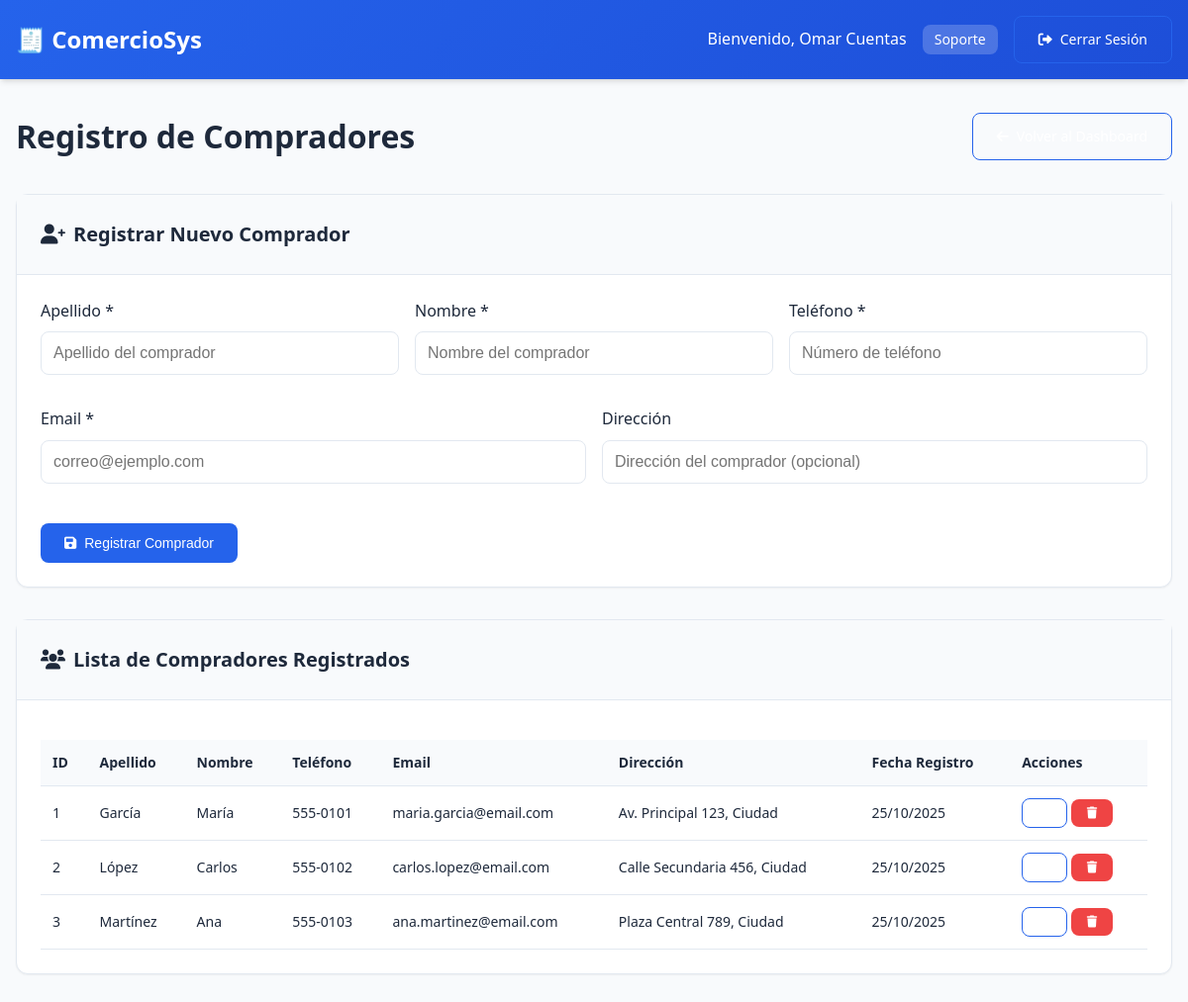
Screenshot of /usuarios.php (signed in) with the database file from the repository.
### tables this page shows
CREATE TABLE IF NOT EXISTS compradores (
    id INT AUTO_INCREMENT PRIMARY KEY,
    apellido VARCHAR(50) NOT NULL,
    nombre VARCHAR(50) NOT NULL,
    telefono VARCHAR(20),
    email VARCHAR(100) UNIQUE,
    direccion TEXT,
    fecha_registro TIMESTAMP DEFAULT CURRENT_TIMESTAMP,
    activo BOOLEAN DEFAULT TRUE
);

### includes/auth.php (called while the page is built, shortened)
<?php
function isLoggedIn() {
    return isset($_SESSION['user_id']) && !empty($_SESSION['user_id']);
}
function getCurrentUser() {
    return [
        'id' => $_SESSION['user_id'],
        'nombre' => $_SESSION['user_name'],
        'apellido' => $_SESSION['user_apellido'],
        'nick' => $_SESSION['user_nick'],
        'rol' => $_SESSION['user_role']
    ];
}
?>

### includes/functions.php (called while the page is built, shortened)
<?php
function getAllCompradores() {
    $conn = getDBConnection();
    $stmt = $conn->prepare("SELECT * FROM compradores ORDER BY apellido, nombre");
    $stmt->execute();
    $result = $stmt->get_result();
    $compradores = [];
    while ($row = $result->fetch_assoc()) {
        $compradores[] = $row;
    }
    return $compradores;
}
?>

### usuarios.php (the view, shortened to what this page needs)
<?php
require_once 'includes/auth.php';
require_once 'includes/functions.php';
$user = getCurrentUser();
$compradores = getAllCompradores();
$comprador_editar = null;
?>
<!DOCTYPE html>
<html lang="es">
<head>
    <link rel="stylesheet" href="css/style.css">
    <link href="https://cdnjs.cloudflare.com/ajax/libs/font-awesome/6.0.0/css/all.min.css" rel="stylesheet">
</head>
<body>
    <header class="header">
        <div class="header-content">
            <h1>🧾 ComercioSys</h1>
            <div class="user-info">
                <span>Bienvenido, <?php echo htmlspecialchars($user['nombre'] . ' ' . $user['apellido']); ?></span>
                <span class="user-role"><?php echo htmlspecialchars($user['rol']); ?></span>
                <a href="logout.php" class="btn btn-outline">
                    <i class="fas fa-sign-out-alt"></i>
                    Cerrar Sesión
                </a>
            </div>
        </div>
    </header>
    <main class="main-content">
        <div class="container">
            <div class="page-header">
                <h2>Registro de Compradores</h2>
                <div class="page-actions">
                    <a href="dashboard.php" class="btn btn-outline">
                        <i class="fas fa-arrow-left"></i>
                    </a>
                </div>
            </div>
            <div class="card">
                <div class="card-header">
                    <h3>
                        <i class="fas fa-user-plus"></i>
                        <?php echo $comprador_editar ? 'Editar Comprador' : 'Registrar Nuevo Comprador'; ?>
                    </h3>
                </div>
                <div class="card-body">
                    <form method="POST" id="comprador-form">
                        <div class="form-row">
                            <div class="form-group">
                                <label for="apellido">Apellido *</label>
                                <input type="text" id="apellido" name="apellido" required
                                       value="<?php echo htmlspecialchars($comprador_editar['apellido'] ?? ''); ?>"
                                       placeholder="Apellido del comprador">
                            </div>
                            <div class="form-group">
                                <label for="nombre">Nombre *</label>
                                <input type="text" id="nombre" name="nombre" required
                                       value="<?php echo htmlspecialchars($comprador_editar['nombre'] ?? ''); ?>"
                                       placeholder="Nombre del comprador">
                            </div>
                            <div class="form-group">
                                <label for="telefono">Teléfono *</label>
                                <input type="tel" id="telefono" name="telefono" required
                                       value="<?php echo htmlspecialchars($comprador_editar['telefono'] ?? ''); ?>"
                                       placeholder="Número de teléfono">
                            </div>
                        </div>
                        <div class="form-row">
                            <div class="form-group">
                                <label for="email">Email *</label>
                                <input type="email" id="email" name="email" required
                                       value="<?php echo htmlspecialchars($comprador_editar['email'] ?? ''); ?>"
                                       placeholder="correo@ejemplo.com">
                            </div>
                            <div class="form-group">
                                <label for="direccion">Dirección</label>
                                <input type="text" id="direccion" name="direccion"
                                       value="<?php echo htmlspecialchars($comprador_editar['direccion'] ?? ''); ?>"
                                       placeholder="Dirección del comprador (opcional)">
                            </div>
                        </div>
                        <div class="form-actions">
                            <button type="submit" class="btn btn-primary">
                                <i class="fas fa-save"></i>
                                <?php echo $comprador_editar ? 'Actualizar Comprador' : 'Registrar Comprador'; ?>
                            </button>
                        </div>
                    </form>
                </div>
            </div>
            <div class="card">
                <div class="card-header">
                    <h3>
                        <i class="fas fa-users"></i>
                        Lista de Compradores Registrados
                    </h3>
                </div>
                <div class="card-body">
                    <?php if (empty($compradores)): ?>
                        <div class="empty-state">
                            <i class="fas fa-users"></i>
                            <p>No se encontraron compradores registrados</p>
                        </div>
                    <?php else: ?>
                        <div class="table-responsive">
                            <table class="table">
                                <thead>
                                    <tr>
                                        <th>ID</th>
                                        <th>Apellido</th>
                                        <th>Nombre</th>
                                        <th>Teléfono</th>
                                        <th>Email</th>
                                        <th>Dirección</th>
                                        <th>Fecha Registro</th>
                                        <th>Acciones</th>
                                    </tr>
                                </thead>
                                <tbody>
                                    <?php foreach ($compradores as $comprador): ?>
                                        <tr>
                                            <td><?php echo $comprador['id']; ?></td>
                                            <td><?php echo htmlspecialchars($comprador['apellido']); ?></td>
                                            <td><?php echo htmlspecialchars($comprador['nombre']); ?></td>
                                            <td><?php echo htmlspecialchars($comprador['telefono']); ?></td>
                                            <td><?php echo htmlspecialchars($comprador['email']); ?></td>
                                            <td><?php echo htmlspecialchars($comprador['direccion'] ?? 'No especificada'); ?></td>
                                            <td><?php echo date('d/m/Y', strtotime($comprador['fecha_registro'])); ?></td>
                                            <td>
                                                <a href="usuarios.php?action=editar&id=<?php echo $comprador['id']; ?>"
                                                   class="btn btn-sm btn-outline">
                                                    <i class="fas fa-edit"></i>
                                                </a>
                                                <button onclick="eliminarComprador(<?php echo $comprador['id']; ?>)"
                                                        class="btn btn-sm btn-danger">
                                                    <i class="fas fa-trash"></i>
                                                </button>
                                            </td>
                                        </tr>
                                    <?php endforeach; ?>
                                </tbody>
                            </table>
                        </div>
                    <?php endif; ?>
                </div>
            </div>
        </div>
    </main>
</body>
</html>

### css/style.css (style rules this page uses)
:root { --primary-color: #2563eb; --primary-dark: #1d4ed8; --secondary-color: #64748b; --success-color: #10b981; --warning-color: #f59e0b; --error-color: #ef4444; --background-color: #f8fafc; --surface-color: #ffffff; --text-primary: #1e293b; --text-secondary: #64748b; --border-color: #e2e8f0; --shadow-sm: 0 1px 2px 0 rgb(0 0 0 / 0.05); --shadow-md: 0 4px 6px -1px rgb(0 0 0 / 0.1), 0 2px 4px -2px rgb(0 0 0 / 0.1); --shadow-lg: 0 10px 15px -3px rgb(0 0 0 / 0.1), 0 4px 6px -4px rgb(0 0 0 / 0.1); --border-radius: 8px; --border-radius-lg: 12px; --transition: all 0.2s ease-in-out; }
* { margin: 0; padding: 0; box-sizing: border-box; }
body { font-family: 'Segoe UI', Tahoma, Geneva, Verdana, sans-serif; background-color: var(--background-color); color: var(--text-primary); line-height: 1.6; }
.header { background: linear-gradient(135deg, var(--primary-color), var(--primary-dark)); color: white; padding: 1rem 0; box-shadow: var(--shadow-md); }
.header-content { max-width: 1200px; margin: 0 auto; padding: 0 1rem; display: flex; justify-content: space-between; align-items: center; }
.header h1 { font-size: 1.5rem; font-weight: 600; }
.user-info { display: flex; align-items: center; gap: 1rem; }
.user-role { background: rgba(255, 255, 255, 0.2); padding: 0.25rem 0.75rem; border-radius: var(--border-radius); font-size: 0.875rem; }
.main-content { max-width: 1200px; margin: 0 auto; padding: 2rem 1rem; }
.container { max-width: 100%; }
.card { background: var(--surface-color); border-radius: var(--border-radius-lg); box-shadow: var(--shadow-sm); border: 1px solid var(--border-color); margin-bottom: 2rem; }
.card-header { padding: 1.5rem; border-bottom: 1px solid var(--border-color); background: var(--background-color); }
.card-header h3 { display: flex; align-items: center; gap: 0.5rem; font-size: 1.25rem; color: var(--text-primary); }
.card-body { padding: 1.5rem; }
.form-group { margin-bottom: 1rem; }
.form-row { display: grid; grid-template-columns: repeat(auto-fit, minmax(250px, 1fr)); gap: 1rem; margin-bottom: 1rem; }
.form-group label { display: block; margin-bottom: 0.5rem; font-weight: 500; color: var(--text-primary); }
.form-group input, .form-group select, .form-group textarea { width: 100%; padding: 0.75rem; border: 1px solid var(--border-color); border-radius: var(--border-radius); font-size: 1rem; transition: var(--transition); }
.form-actions { display: flex; gap: 1rem; margin-top: 1.5rem; }
.btn { display: inline-flex; align-items: center; gap: 0.5rem; padding: 0.75rem 1.5rem; border: none; border-radius: var(--border-radius); font-size: 0.875rem; font-weight: 500; text-decoration: none; cursor: pointer; transition: var(--transition); text-align: center; justify-content: center; }
.btn-primary { background: var(--primary-color); color: white; }
.btn-outline { background: transparent; color: var(--error-color); color: white; border: 1px solid var(--primary-color); }
.btn-danger { background: var(--error-color); color: white; }
.btn-sm { padding: 0.5rem 1rem; font-size: 0.75rem; }
.table-responsive { overflow-x: auto; }
.table { width: 100%; border-collapse: collapse; margin-top: 1rem; }
.table th, .table td { padding: 0.75rem; text-align: left; border-bottom: 1px solid var(--border-color); }
.table th { background: var(--background-color); font-weight: 600; color: var(--text-primary); font-size: 0.875rem; }
.table td { font-size: 0.875rem; }
.page-header { display: flex; justify-content: space-between; align-items: center; margin-bottom: 2rem; flex-wrap: wrap; gap: 1rem; }
.page-header h2 { font-size: 2rem; color: var(--text-primary); }
.page-actions { display: flex; gap: 1rem; }

### rows the page displays
compradores: id "1", apellido "García", nombre "María", telefono "555-0101", email "maria.garcia@email.com", direccion "Av. Principal 123, Ciudad", fecha_registro "25/10/2025"
compradores: id "2", apellido "López", nombre "Carlos", telefono "555-0102", email "carlos.lopez@email.com", direccion "Calle Secundaria 456, Ciudad", fecha_registro "25/10/2025"
compradores: id "3", apellido "Martínez", nombre "Ana", telefono "555-0103", email "ana.martinez@email.com", direccion "Plaza Central 789, Ciudad", fecha_registro "25/10/2025"

### other values shown
$user['nombre'] . ' ' . $user['apellido'] "Omar Cuentas"
$user['rol'] "Soporte"
